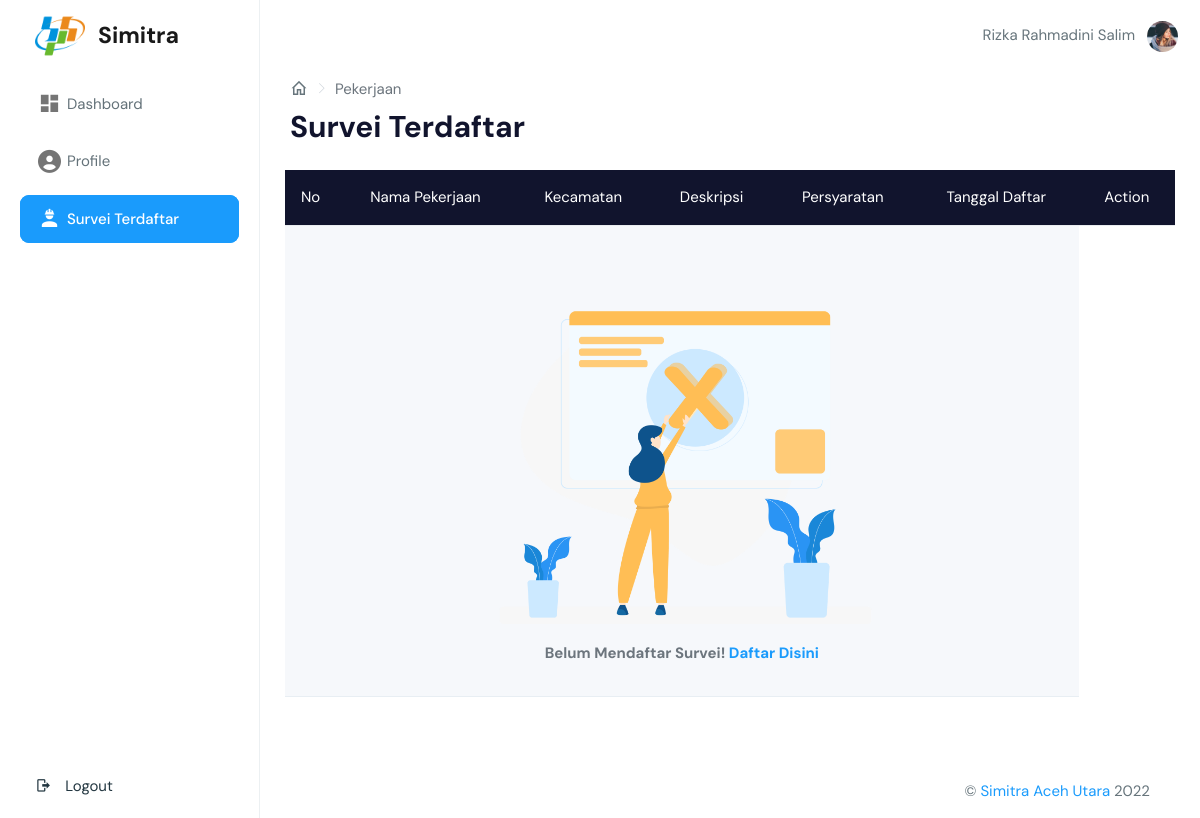
/page/lowongan-user.php (signed in), run on the app's committed database.
### tables this page shows
CREATE TABLE `petugas` (
  `Kode_petugas` int(12) NOT NULL,
  `NIK` varchar(16) DEFAULT NULL,
  `Nama` varchar(50) NOT NULL,
  `Foto` varchar(255) DEFAULT NULL,
  `Jabatan` int(5) NOT NULL,
  `Tempat_lahir` varchar(150) DEFAULT NULL,
  `Tanggal_lahir` date DEFAULT NULL,
  `Alamat` varchar(150) DEFAULT NULL,
  `NoHP` varchar(15) DEFAULT NULL,
  `Jkel` enum('L','P') NOT NULL
);

### page/lowongan-user.php (the view, shortened to what this page needs)
<?php
include '../controller/config.php';
$kode = $_SESSION['id'];
$sql = mysqli_query($conn, "SELECT a.Kode_petugas, a.Username, a.Email, a.Password, a.Old_password, a.Last_login, a.Created_at, a.Updated_at, b.Nama, b.NIK, b.Alamat, b.Foto, b.NoHP, b.Tanggal_lahir, b.Tempat_lahir, c.Jabatan, c.Id_jabatan FROM auth a, petugas b, jabatan c WHERE a.Kode_petugas=b.Kode_petugas AND b.Jabatan=c.Id_jabatan AND a.Kode_petugas='$kode' ORDER BY c.Id_jabatan");
$result1 = mysqli_fetch_assoc($sql);
$jumlahDataPerHalaman = 10;
$halamanAktif = (isset($_GET['page'])) ? $_GET['page'] : 1;
$awalData = ($jumlahDataPerHalaman * $halamanAktif) - $jumlahDataPerHalaman;
?>
<!DOCTYPE html>
<html dir="ltr" lang="en">
<head>
    <?php include 'meta.php'; ?>
</head>
<body>
    <?php $url = "../"; ?>
    <?php include 'header.php'; ?>
    <aside class="left-sidebar" data-sidebarbg="skin6">
        <div class="scroll-sidebar" id="navbar">
            <nav class="sidebar-nav">
                <ul id="sidebarnav">
                    <li class="sidebar-item"> <a class="sidebar-link waves-effect waves-dark sidebar-link"
                            href="index.php" aria-expanded="false"><i class="mdi mdi-view-dashboard"></i><span
                                class="hide-menu">Dashboard</span></a></li>
                    <li class="sidebar-item"> <a class="sidebar-link waves-effect waves-dark sidebar-link"
                            href="profile.php" aria-expanded="false"><i class="fa-solid fa-circle-user"></i><span
                                class="hide-menu">Profile</span></a></li>
                    <li class="sidebar-item" style="background-color: #1a9bfc; border-radius: 9px"> <a
                            class="sidebar-link waves-effect waves-dark sidebar-link" href="lowongan-user.php"
                            aria-expanded="false"><i class="mdi mdi-worker text-white"></i><span
                                class="hide-menu text-white">Survei Terdaftar</span></a></li>
                    <li class="sidebar-item logout-item" style="position: fixed; bottom: 0; width: 220px">
                        <button class="dropdown-item border-0 btn btn-link" data-bs-toggle="modal"
                            data-bs-target="#Logout"><i class="m-r-10 mdi mdi-logout">
                            </i><span class="hide-menu">
                                Logout</span></button>
                    </li>
                </ul>
            </nav>
        </div>
    </aside>
    <div class="page-wrapper">
        <div class="page-breadcrumb" style="padding-bottom: 0; padding-top: 0;">
            <div class="row align-items-center">
                <div class="col-6">
                    <nav aria-label="breadcrumb">
                        <ol class="breadcrumb mb-0 d-flex align-items-center">
                            <li class="breadcrumb-item"><a href="index.php" class="link"><i
                                        class="mdi mdi-home-outline fs-4"></i></a></li>
                            <li class="breadcrumb-item active" aria-current="page">Pekerjaan</li>
                        </ol>
                    </nav>
                    <h1 class="mb-0 fw-bold">Survei Terdaftar</h1>
                </div>
            </div>
        </div>
        <div class="container-fluid">
            <div class="table-responsive" id="container">
                <table class="table table-hover align-middle text-nowrap table-striped">
                    <thead class="table-dark">
                        <tr class="fw-semibold text-center">
                            <td style="width: 10px;">No</td>
                            <td>Nama Pekerjaan</td>
                            <td>Kecamatan</td>
                            <td>Deskripsi</td>
                            <td>Persyaratan</td>
                            <td>Tanggal Daftar</td>
                            <td>Action</td>
                        </tr>
                    </thead>
                    <?php $no = $awalData; ?>
                    <tbody>
                        <?php $lowongan = mysqli_query($conn, "SELECT tb_lowongan_user.id, tb_lowongan_user.id_lowongan, tb_lowongan_user.id_petugas, tb_lowongan_user.tanggal_daftar, tb_lowongan_user.id_kec, tb_lowongan_user.L_action, lowongan.jenis_lowongan, lowongan.tanggal_mulai, lowongan.tanggal_akhir, lowongan.persyaratan, lowongan.deskripsi, lowongan.gambar, tb_kecamatan.nama_kec FROM tb_lowongan_user LEFT JOIN lowongan ON lowongan.id=tb_lowongan_user.id_lowongan LEFT JOIN tb_kecamatan ON tb_kecamatan.id=tb_lowongan_user.id_kec WHERE tb_lowongan_user.id_petugas='$kode' ORDER BY tb_lowongan_user.id DESC LIMIT $awalData, $jumlahDataPerHalaman"); ?>
                        <?php if (mysqli_num_rows($lowongan) != 0) : ?>
                        <?php foreach ($lowongan as $row) : ?>
                        <tr class="text-start">
                            <td scope="row" style="padding-bottom: 0; padding-top: 0; width: 1px;">
                                <p class="text-dark"><?= $no = $no + 1; ?></p>
                            </td>
                            <td class="text-center text-dark" style="padding-bottom: 0; padding-top: 0;">
                                <?= $row['jenis_lowongan']; ?>
                            </td>
                            <td class="text-center text-dark" style="padding-bottom: 0; padding-top: 0;">
                                <?= $row['nama_kec']; ?>
                            </td>
                            <td class="text-start text-dark text-wrap text-break"
                                style="padding-bottom: 0; padding-top: 0; width: 10rem;">
                                <?= $row['deskripsi']; ?>
                            </td>
                            <td class="text-start text-dark text-wrap text-break"
                                style="padding-bottom: 0; padding-top: 0;width: 10rem;">
                                <?= $row['persyaratan']; ?>
                            </td>
                            <td class="text-center text-dark" style="padding-bottom: 0; padding-top: 0;">
                                <?= date('d M Y | H:i', strtotime($row['tanggal_daftar'])); ?> WIB
                            </td>
                            <td class="text-center text-dark" style="padding-bottom: 0; padding-top: 0;">
                                <?= $row['L_action']; ?>
                            </td>
                            <!--
                            <td style="padding-top: 5px; padding-bottom: 10px;">
                                <div class="row" style="padding-right: 0; padding-left: 0;">
                                    <button type="button" class="btn btn-success mt-1 text-center  text-white"
                                        data-bs-toggle="modal" data-bs-target="#Detail<?= $row['id']; ?>"><i
                                            class="mdi mdi-eye"></i> Lihat</button>
                                </div>
                                <div class="row" style="padding-right: 0; padding-left: 0;">
                                    <button type="button" class="btn btn-danger mt-1 text-white text-center"
                                        data-bs-toggle="modal" data-bs-target="#Delete<?= $row['id']; ?>"> <i
                                            class="mdi mdi-account-remove"></i> Hapus</button>
                                </div>
                            </td> -->
                        </tr>
                        <?php endforeach; ?>
                        <?php else : ?>
                        <td class="text-center text-secondary fw-bold" colspan="6">
                            <img src="../public/img/assets/website-development.png" height="400" alt="Not Found">
                            <p style="font-size: 15px;">Belum Mendaftar Survei! <a href="index.php">Daftar Disini</a>
                            </p>
                        </td>
                        <?php endif; ?>
                    </tbody>
                </table>
            </div>
        </div>
        <?php include 'footer.php'; ?>

### page/header.php (shortened to what this page needs)
<div id="main-wrapper" data-layout="vertical" data-navbarbg="skin5" data-sidebartype="full"
    data-sidebar-position="absolute" data-header-position="absolute" data-boxed-layout="full">
    <header class="topbar" data-navbarbg="skin6">
        <nav class="navbar top-navbar navbar-expand-md navbar-light">
            <div class="navbar-header" data-logobg="skin6">
                <a class="navbar-brand" href="../">
                    <b class="logo-icon">
                        <img src="<?= $url; ?>public/favicon.ico" style="width: 50px;" alt="homepage"
                            class="dark-logo" />
                    </b>
                    <span class="logo-text" style="font-weight: bold; font-size: 23px">
                        Simitra
                    </span>
                </a>
            </div>
            <div class="navbar-collapse collapse" id="navbarSupportedContent" data-navbarbg="skin5">
                <div><?= $result1['Nama']; ?></div>
                <ul class="navbar-nav float-end">
                    <li class="nav-item dropdown">
                        <a class="nav-link dropdown-toggle text-muted waves-effect waves-dark pro-pic" href="#"
                            id="navbarDropdown" role="button" data-bs-toggle="dropdown" aria-expanded="false">
                            <?php if (isset($result1['Foto'])) { ?>
                            <center><img src="<?= $url; ?>public/img/user/<?= $result1['Foto']; ?>" alt="user"
                                    class="rounded-circle" width="31" height="31">
                            </center>
                            <?php } else { ?>
                            <center><img src="<?= $url; ?>public/img/user/1.jpg" alt="user" class="rounded-circle"
                                    width="31" height="31">
                            </center>
                            <?php } ?>
                        </a>
                    </li>
                </ul>
            </div>
        </nav>
    </header>

### page/meta.php (style rules this page uses)
@media only screen and (min-width: 1170px) { .sticky, .sidebar-nav, .sidebarnav { padding: 0; } }
@media only screen and (min-width: 1170px) { .sidebar-nav { width: 100%; } }

### data on the page
petugas: Nama "Rizka Rahmadini Salim", Foto (picture)
